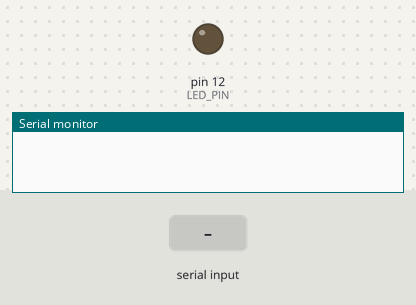
Simulated run of this sketch. Board: Arduino Uno, built with avr-gcc and run on an emulated ATmega328P. On the bench: output pins drawn as LEDs (lit = HIGH), the last lines printed to the serial monitor. The inputs (shaded band) are chosen by the test bench.

Above: at 1.2 s.
1.3 s: byte 32 (' ') received over Serial
2.8 s: byte 32 (' ') received over Serial
At 3.8 s:
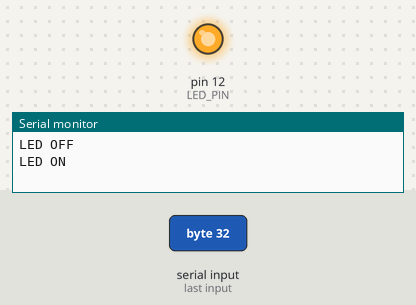
Timing chart, 0 to 5.8 s (numbered marks = the images above; inputs shaded):
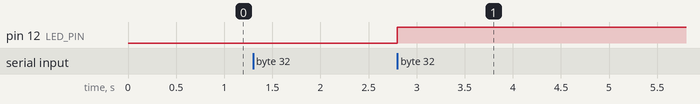

Measured:
- after the input at 2.8 s, pin 12 (LED_PIN): LOW → HIGH at once

The sketch:

sketch_mar14a.ino
```cpp
const int LED_PIN = 12;  // LED가 연결된 핀 번호
bool led_state = true;   // LED의 초기 상태는 켜짐으로 설정

void setup() {
  pinMode(LED_PIN, OUTPUT);
  Serial.begin(9600);
}

void loop() {
  // 스페이스바가 눌리면 LED를 끄거나 켭니다.
  if (Serial.available() > 0) {
    char c = Serial.read();
    if (c == ' ') {
      led_state = !led_state;
      digitalWrite(LED_PIN, led_state);
      Serial.println(led_state ? "LED ON" : "LED OFF");
    }
  }
}
```
